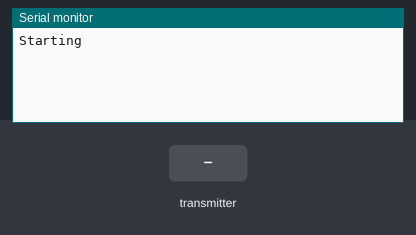
Recording of a sketch running on a simulated ESP32. Parts: the last lines printed to the serial monitor. The test bench sets the inputs (shaded band).

Above: at 1.2 s.
1.3 s: the transmitter starts sending rssi = 0
At 1.61 s:
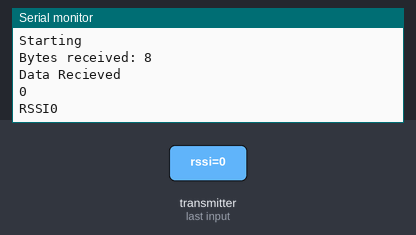
2.8 s: the transmitter starts sending direct = 1024
4.3 s: the transmitter starts sending rssi = 1024
At 4.61 s:
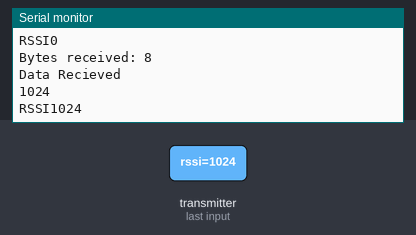
5.8 s: the transmitter starts sending direct = 2048
Timing chart, 0 to 8.3 s (numbered marks = the images above; inputs shaded):
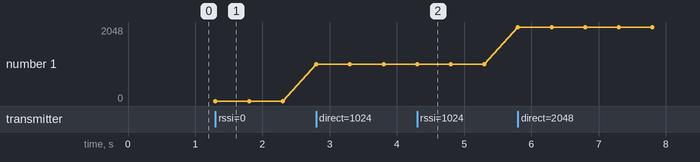

Measured:
- after the input at 1.3 s, the serial monitor: prints a new line at once (image 1)
- after the input at 4.3 s, the serial monitor: prints a new line at once (image 2)
- plotted number 1: 0 → 1024 after the input at 2.8 s, 1024 → 2048 after the input at 5.8 s

The sketch:

Three_Way_comp_rec.ino
```cpp
// (licence header left out)
#include "esp_wifi.h"
#include <esp_now.h>
#include <WiFi.h>


const char FORWARD = '1';
const char REVERSE = '2';
const char NOTHING = '0';
int rssi = 60;


// Variable to store if sending data was successful
String success;


typedef struct computer_message {
  int rssi;
  int direct;
} computer_message;

computer_message compIncoming;
int rssiIncoming;
int directIncoming;


//// Callback when data is sent
//void OnDataSent(const uint8_t *mac_addr, esp_now_send_status_t status) {
////  Serial.print("\r\nLast Packet Send Status:\t");
////  Serial.println(status == ESP_NOW_SEND_SUCCESS ? "Delivery Success" : "Delivery Fail");
//  if (status ==0){
//    success = "Delivery Success :)";
//  }
//  else{
//    success = "Delivery Fail :(";
//  }
//}


// Callback when data is received
void OnDataRecv(const uint8_t *mac_addr, const uint8_t *incomingData, int len) {
  memcpy(&compIncoming, incomingData, sizeof(compIncoming));

  Serial.print("Bytes received: ");
  Serial.println(len);
  rssiIncoming = compIncoming.rssi;
  directIncoming = compIncoming.direct;

  Serial.println("Data Recieved");
  Serial.println(directIncoming);
  Serial.print("RSSI");
  Serial.println(rssiIncoming);
}
//
//typedef struct {
//  unsigned frame_ctrl: 16;
//  unsigned duration_id: 16;
//  uint8_t addr1[6]; /* receiver address */
//  uint8_t addr2[6]; /* sender address */
//  uint8_t addr3[6]; /* filtering address */
//  unsigned sequence_ctrl: 16;
//  uint8_t addr4[6]; /* optional */
//} wifi_ieee80211_mac_hdr_t;
//
//typedef struct {
//  wifi_ieee80211_mac_hdr_t hdr;
//  uint8_t payload[0]; /* network data ended with 4 bytes csum (CRC32) */
//} wifi_ieee80211_packet_t;
//


//Callback when packets are recieved to have rssi value
//void promiscuous_rx_cb(void *buf, wifi_promiscuous_pkt_type_t type) {
//
//    // All espnow traffic uses action frames which are a subtype of the mgmnt frames so filter out everything else.
//    if (type != WIFI_PKT_MGMT)
//        return;
//
//    static const uint8_t ACTION_SUBTYPE = 0xd0;
//    static const uint8_t ESPRESSIF_OUI[] = {0x18, 0xfe, 0x34};
//
//    const wifi_promiscuous_pkt_t *ppkt = (wifi_promiscuous_pkt_t *)buf;
//    const wifi_ieee80211_packet_t *ipkt = (wifi_ieee80211_packet_t *)ppkt->payload;
//    const wifi_ieee80211_mac_hdr_t *hdr = &ipkt->hdr;
//
//    rssi = ppkt->rx_ctrl.rssi;
//    rssi = -rssi;
//}


void setup() {
  // Init Serial Monitor
  Serial.begin(115200);
  Serial.println("Starting");
  // Set device as a Wi-Fi Station
  WiFi.mode(WIFI_STA);

  // Init ESP-NOW
  if (esp_now_init() != ESP_OK) {
//    Serial.println("Error initializing ESP-NOW");
    return;
  }

//  esp_wifi_set_promiscuous(true);
//  esp_wifi_set_promiscuous_rx_cb(&promiscuous_rx_cb);

  // Once ESPNow is successfully Init, we will register for Send CB to
  // get the status of Trasnmitted packet

  // Register peer
//  memcpy(peerInfo.peer_addr, broadcastAddress, 6);
//  peerInfo.channel = 0;
//  peerInfo.encrypt = false;
//  memcpy(compInfo.peer_addr, broadcastAddress2, 6);
//  compInfo.channel = 0;
//  compInfo.encrypt = false;

  // Add peer
//  if (esp_now_add_peer(&peerInfo) != ESP_OK){
////    Serial.println("Failed to add peer");
//    return;
//  }
//  esp_now_add_peer(&compInfo);
//  // Register for a callback function that will be called when data is received
  esp_now_register_recv_cb(OnDataRecv);
}


void loop() {


//  // Send message via ESP-NOW
//  outgoing.found = false;
//  esp_err_t result = esp_now_send(broadcastAddress, (uint8_t *) &outgoing, sizeof(outgoing));


  delay(1000);
}
```
